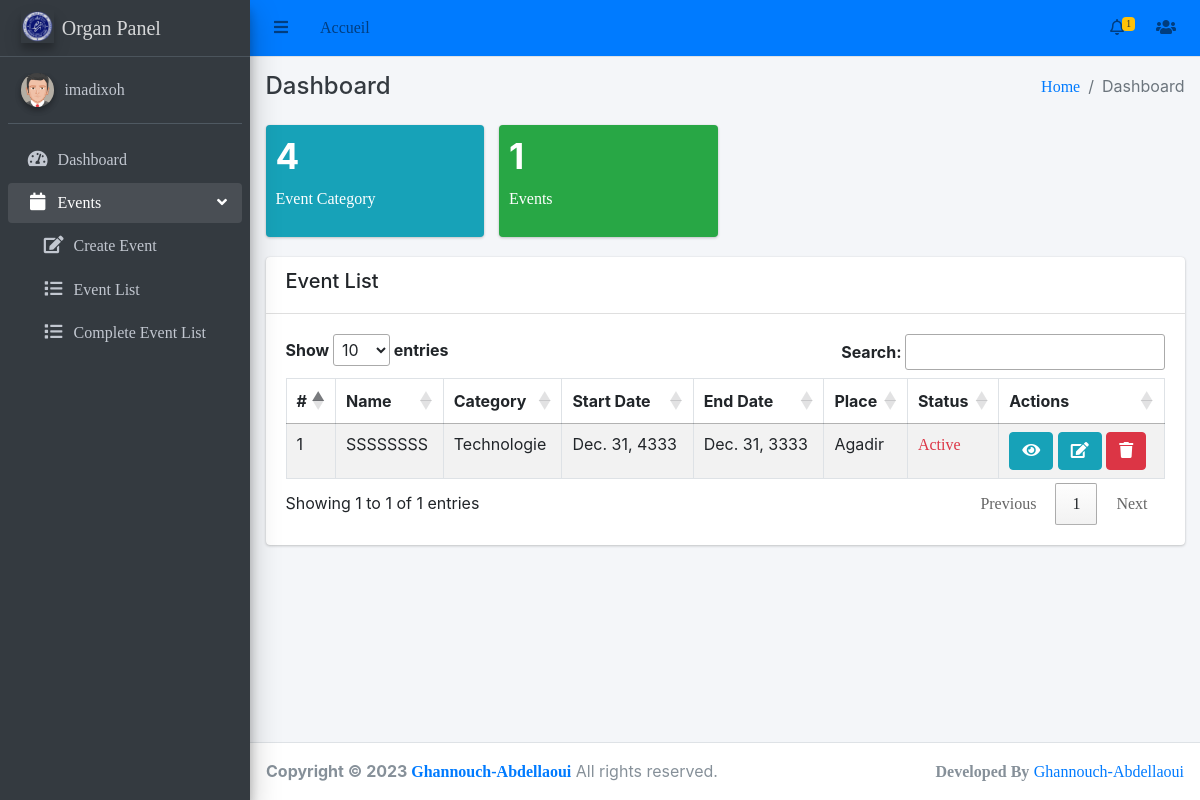
The app's page /organ_events/ (signed in), older data.
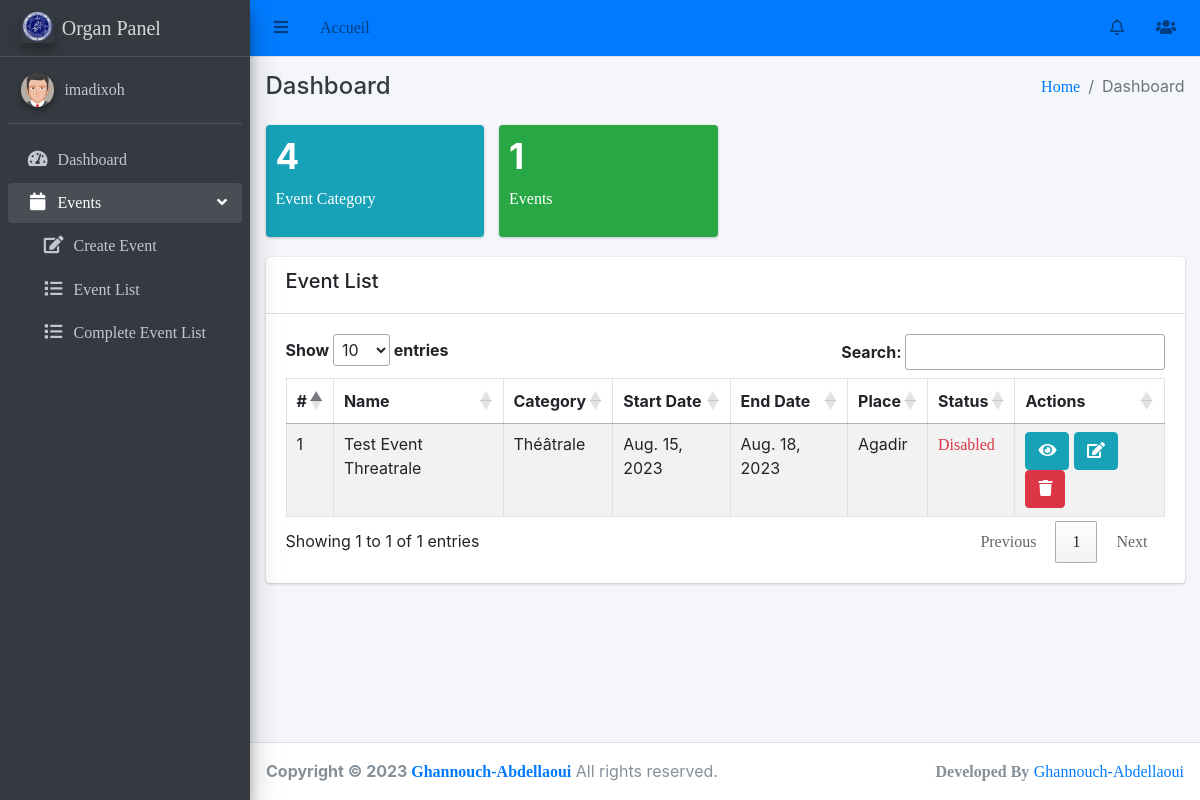
The same page, newer data.
### events/models.py (models this page shows, shortened)
class Event(models.Model):
    category = models.ForeignKey(EventCategory, on_delete=models.CASCADE)
    name = models.CharField(max_length=255, unique=True)
    description = RichTextUploadingField()
    job_category = models.ForeignKey(JobCategory, on_delete=models.CASCADE)
    select_scheduled_status = (
        ('yet to scheduled', 'Yet to Scheduled'),
        ('scheduled', 'Scheduled')
    )
    scheduled_status = models.CharField(max_length=25, choices=select_scheduled_status)
    venue = models.CharField(max_length=255)
    start_date = models.DateField()
    end_date = models.DateField()
    location = LocationField()
    maximum_attende = models.PositiveIntegerField()
    created_user = models.ForeignKey('auth.User', on_delete=models.CASCADE, null=True, blank=True, related_name='event_created_user')
    updated_user = models.ForeignKey('auth.User', on_delete=models.CASCADE, blank=True, null=True, related_name='event_updated_user')
    created_date = models.DateField(auto_now_add=True)
    updated_date = models.DateField(auto_now_add=True)
    last_updated = models.DateTimeField(auto_now=True)
    status_choice = (
        ('disabled', 'Disabled'),
        ('active', 'Active'),
        ('deleted', 'Deleted'),
        ('time out', 'Time Out'),
        ('completed', 'Completed'),
        ('cancel', 'Cancel'),
    )
    status = models.CharField(choices=status_choice, max_length=10)
    price = models.DecimalField(max_digits=8, decimal_places=2,null=True)
    ticket = models.OneToOneField(Ticket, on_delete=models.CASCADE, null=True,  blank=True)
    def __str__(self):
        return self.name

class EventCategory(models.Model):
    name = models.CharField(max_length=255, unique=True)
    code = models.CharField(max_length=6, unique=True)
    created_user = models.ForeignKey('auth.User', on_delete=models.CASCADE, related_name='created_user')
    updated_user = models.ForeignKey('auth.User', on_delete=models.CASCADE, related_name='updated_user')
    created_date = models.DateField(auto_now_add=True)
    updated_date = models.DateField(auto_now_add=True)
    status_choice = (
        ('active', 'Active'),
        ('deleted', 'Deleted'),
        ('blocked', 'Blocked'),
    )
    status = models.CharField(choices=status_choice, max_length=10)
    def __str__(self):
        return self.name

### gestion_even/views.py (the view)
# urls.py: path('organ_events/', dashboard_organ, name='dashboard_organ'),
@login_required(login_url='login_admin')
def dashboard_organ(request):
    event_ctg = EventCategory.objects.count()
    event = Event.objects.filter(created_user_id=request.user.id).count()
    complete_event = Event.objects.filter(created_user_id=request.user.id, status='completed').count()
    events = Event.objects.filter(created_user_id=request.user.id)    #!added
    count_noti = Event.objects.filter(created_user_id=request.user.id, status='active').count()
    noti_events = Event.objects.filter(created_user_id=request.user.id, status='active')
    event_names = [event for event in noti_events]
    context = {
        'event_ctg': event_ctg,
        'event': event,
        'complete_event': complete_event,
        'events': events,
        'count_noti':count_noti,
        'event_names':event_names,
        'noti_events':noti_events
    }
    return render(request, 'dashboard_organ.html', context)

### main/templates/dashboard_organ.html (shortened to what this page needs)
{% extends 'base/base_organ.html' %}
{% block breadcrumb %}Dashboard{% endblock breadcrumb %}
{% block content %}
<div class="row">
    <div class="col-lg-3 col-6">
      <div class="small-box bg-info">
        <div class="inner">
          {% if event_ctg %}
            <h3>{{ event_ctg }}</h3>
          {% else %}
            <h3>0</h3>
          {% endif %}
          <p>Event Category</p>
        </div>
      </div>
    </div>
    <div class="col-lg-3 col-6">
      <div class="small-box bg-success">
        <div class="inner">
          {% if event %}
            <h3>{{ event }}</h3>
          {% else %}
            <h3>0</h3>
          {% endif %}
          <p>Events</p>
        </div>
      </div>
    </div>
  </div>
  <div class="row">
    <div class="col-md-12">
        <div class="card">
            <div class="card-header">
                <div class="row">
                    <div class="col-md-5">
                        <h5>Event List</h5>
                    </div>
                </div>
            </div>
            <div class="card-body">
                  <table id="myTable" class="table table-striped table-bordered datatable dataTable no-footer"  role="grid" aria-describedby="DataTables_Table_0_info" style="border-collapse: collapse !important">
                    <thead>
                        <tr role="row">
                            <th>#</th>
                            <th>Name</th>
                            <th>Category</th>
                            <th>Start Date</th>
                            <th>End Date</th>
                            <th>Place</th>
                            <th>Status</th>
                            <th>Actions</th>
                        </tr>
                    </thead>
                    <tbody>
                        {% for event in events %}
                          <tr>
                              <td>{{ forloop.counter }}</td>
                              <td>{{ event.name|capfirst }}</td>
                              <td>{{ event.category }}</td>
                              <td>{{ event.start_date }}</td>
                              <td>{{ event.end_date }}</td>
                              <td>{{ event.venue|capfirst }}</td>
                              <td>
                                    <a href="#" class="text-danger">{{ event.status|title }}</a>
                              </td>
                              <td>
                                  <a class="btn btn-info" href="{% url 'organ:event-detail' event.pk %}" title="view">
                                      <i class="fa fa-eye"></i>
                                  </a>
                                  <a class="btn btn-info" href="{% url 'organ:event-edit' event.pk %}" title="edit">
                                    <i class="fa fa-edit"></i>
                                </a>
                                  <a class="btn btn-danger" href="{% url 'organ:event-delete' event.pk %}" title="delete">
                                      <i class="fa fa-trash"></i>
                                  </a>
                              </td>
                          </tr>
                        {% endfor %}
                    </tbody>
                </table>
            </div>
        </div>
    </div>
</div>
{% endblock content %}

Row changes from the older to the newer data that the page shows:
changed Event "Agadir": name "SSSSSSSS" → "Test Event Threatrale"; category "Technologie" → "Théâtrale"; start_date "Dec. 31, 4333" → "Aug. 15, 2023"; end_date "Dec. 31, 3333" → "Aug. 18, 2023"; status "Active" → "Disabled"
Text that changed along with them:
{{ count_noti }}: "1" → (not shown)
